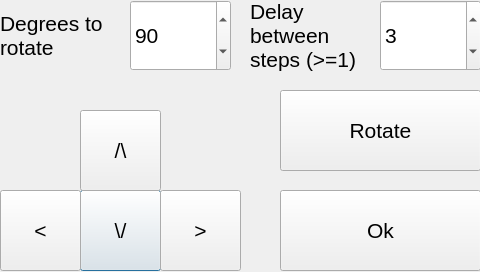
<?xml version="1.0" encoding="UTF-8"?>
<ui version="4.0">
 <class>Adjustments</class>
 <widget class="QDialog" name="Adjustments">
  <property name="geometry">
   <rect>
    <x>0</x>
    <y>0</y>
    <width>480</width>
    <height>272</height>
   </rect>
  </property>
  <property name="font">
   <font>
    <pointsize>16</pointsize>
   </font>
  </property>
  <property name="windowTitle">
   <string>Dialog</string>
  </property>
  <widget class="QPushButton" name="Pb_Down">
   <property name="geometry">
    <rect>
     <x>80</x>
     <y>190</y>
     <width>81</width>
     <height>81</height>
    </rect>
   </property>
   <property name="text">
    <string>\/</string>
   </property>
  </widget>
  <widget class="QPushButton" name="Pb_Right">
   <property name="geometry">
    <rect>
     <x>160</x>
     <y>190</y>
     <width>81</width>
     <height>81</height>
    </rect>
   </property>
   <property name="text">
    <string>&gt;</string>
   </property>
  </widget>
  <widget class="QPushButton" name="Pb_Up">
   <property name="geometry">
    <rect>
     <x>80</x>
     <y>110</y>
     <width>81</width>
     <height>81</height>
    </rect>
   </property>
   <property name="text">
    <string>/\</string>
   </property>
  </widget>
  <widget class="QPushButton" name="Pb_Left">
   <property name="geometry">
    <rect>
     <x>0</x>
     <y>190</y>
     <width>81</width>
     <height>81</height>
    </rect>
   </property>
   <property name="text">
    <string>&lt;</string>
   </property>
  </widget>
  <widget class="QPushButton" name="Pb_Ok">
   <property name="geometry">
    <rect>
     <x>280</x>
     <y>190</y>
     <width>201</width>
     <height>81</height>
    </rect>
   </property>
   <property name="font">
    <font>
     <pointsize>16</pointsize>
    </font>
   </property>
   <property name="text">
    <string>Ok</string>
   </property>
  </widget>
  <widget class="QSpinBox" name="Sp_Delay">
   <property name="geometry">
    <rect>
     <x>380</x>
     <y>0</y>
     <width>101</width>
     <height>71</height>
    </rect>
   </property>
   <property name="minimum">
    <number>1</number>
   </property>
   <property name="maximum">
    <number>50</number>
   </property>
   <property name="value">
    <number>3</number>
   </property>
  </widget>
  <widget class="QLabel" name="label">
   <property name="geometry">
    <rect>
     <x>250</x>
     <y>0</y>
     <width>131</width>
     <height>71</height>
    </rect>
   </property>
   <property name="text">
    <string>Delay between steps (&gt;=1)</string>
   </property>
   <property name="wordWrap">
    <bool>true</bool>
   </property>
  </widget>
  <widget class="QSpinBox" name="Sp_RotationDegrees">
   <property name="geometry">
    <rect>
     <x>130</x>
     <y>0</y>
     <width>101</width>
     <height>71</height>
    </rect>
   </property>
   <property name="minimum">
    <number>-360</number>
   </property>
   <property name="maximum">
    <number>360</number>
   </property>
   <property name="singleStep">
    <number>5</number>
   </property>
   <property name="value">
    <number>90</number>
   </property>
  </widget>
  <widget class="QLabel" name="label_2">
   <property name="geometry">
    <rect>
     <x>0</x>
     <y>0</y>
     <width>131</width>
     <height>71</height>
    </rect>
   </property>
   <property name="text">
    <string>&lt;html&gt;&lt;head/&gt;&lt;body&gt;&lt;p&gt;Degrees to rotate&lt;/p&gt;&lt;/body&gt;&lt;/html&gt;</string>
   </property>
   <property name="wordWrap">
    <bool>true</bool>
   </property>
  </widget>
  <widget class="QPushButton" name="Pb_Rotate">
   <property name="geometry">
    <rect>
     <x>280</x>
     <y>90</y>
     <width>201</width>
     <height>81</height>
    </rect>
   </property>
   <property name="text">
    <string>Rotate</string>
   </property>
  </widget>
 </widget>
 <resources/>
 <connections/>
</ui>
